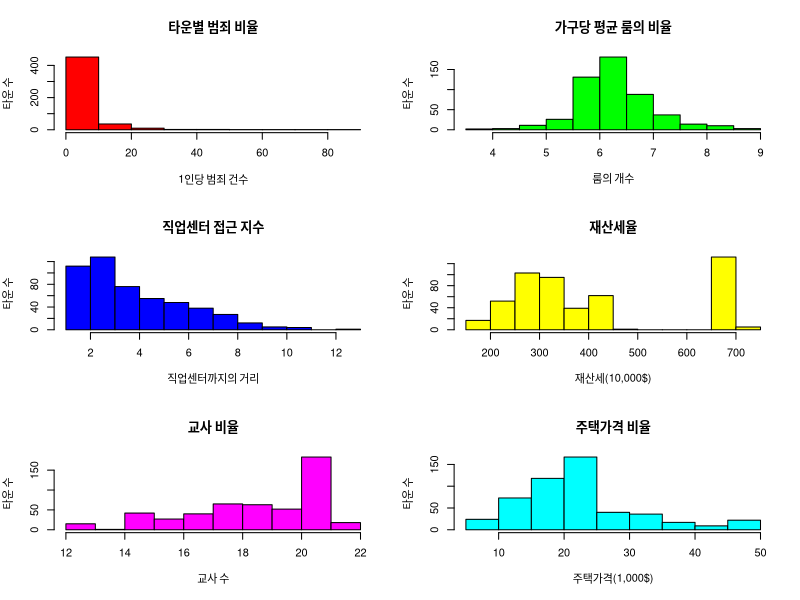

Here is the R script that generated this plot:
#Using the 'Boston Housing' data frame
library(mlbench)
data("BostonHousing")
str(BostonHousing)
DF <- BostonHousing[ ,c("crim", "rm", "dis", "tax", "ptratio", "medv")]

#max and min
#6강 p.10 참고해 코드 추가

par(mfrow=c(3, 2)) # 3행 2열로 표시
hist(DF[ ,1], main="타운별 범죄 비율", xlab="1인당 범죄 건수", 
     ylab="타운 수", col="red")

hist(DF[ ,2], main="가구당 평균 룸의 비율", xlab="룸의 개수", 
     ylab="타운 수", col="green")

hist(DF[ ,3], main="직업센터 접근 지수", xlab="직업센터까지의 거리", 
     ylab="타운 수", col="blue")

hist(DF[ ,4], main="재산세율", xlab="재산세(10,000$)", 
     ylab="타운 수", col="yellow")

hist(DF[ ,5], main="교사 비율", xlab="교사 수", 
     ylab="타운 수", col="magenta")

hist(DF[ ,6], main="주택가격 비율", xlab="주택가격(1,000$)", 
     ylab="타운 수", col="cyan")
